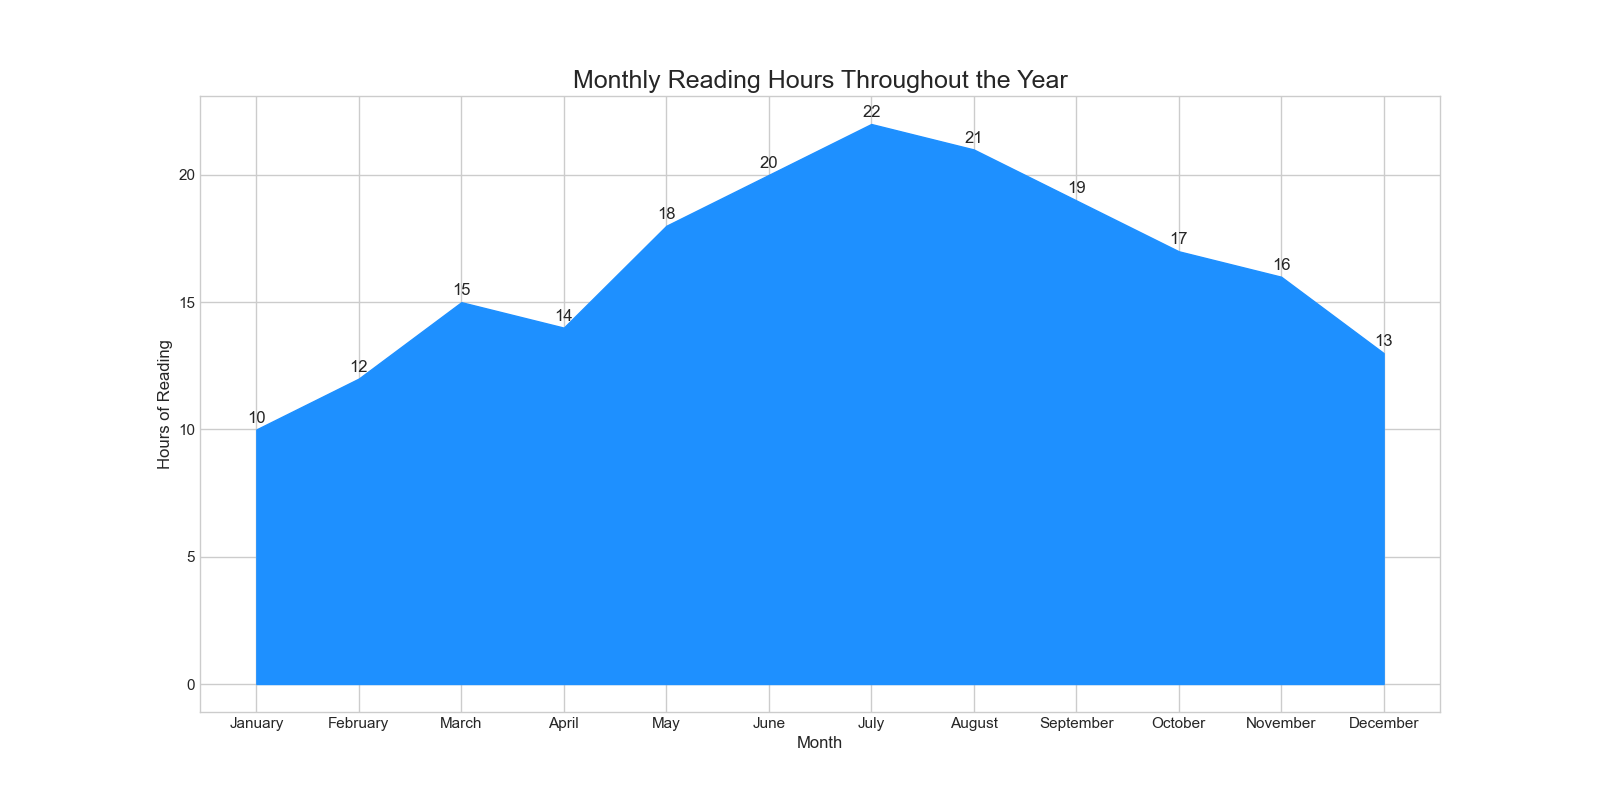

Write the Python code that produced this figure.

import matplotlib.pyplot as plt

months = ['January', 'February', 'March', 'April', 'May', 'June', 
          'July', 'August', 'September', 'October', 'November', 'December']
hours_reading = [10, 12, 15, 14, 18, 20, 22, 21, 19, 17, 16, 13]

plt.figure(figsize=(16, 8))
plt.fill_between(months, hours_reading, color='#1E90FF')
plt.title('Monthly Reading Hours Throughout the Year', fontsize=18, loc='center')
plt.xlabel('Month')
plt.ylabel('Hours of Reading')
plt.grid(True)
for i, txt in enumerate(hours_reading):
    plt.annotate(txt, (months[i], hours_reading[i]), textcoords="offset points", xytext=(0, 5), ha='center')
plt.show()
